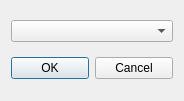
<?xml version="1.0" encoding="UTF-8"?>
<ui version="4.0">
 <class>ComPortSettingsDialog</class>
 <widget class="QDialog" name="ComPortSettingsDialog">
  <property name="geometry">
   <rect>
    <x>0</x>
    <y>0</y>
    <width>184</width>
    <height>101</height>
   </rect>
  </property>
  <property name="minimumSize">
   <size>
    <width>184</width>
    <height>101</height>
   </size>
  </property>
  <property name="maximumSize">
   <size>
    <width>184</width>
    <height>101</height>
   </size>
  </property>
  <property name="windowTitle">
   <string>Dialog</string>
  </property>
  <layout class="QGridLayout" name="gridLayout">
   <item row="1" column="0">
    <widget class="QDialogButtonBox" name="buttonBox">
     <property name="orientation">
      <enum>Qt::Horizontal</enum>
     </property>
     <property name="standardButtons">
      <set>QDialogButtonBox::Cancel|QDialogButtonBox::Ok</set>
     </property>
    </widget>
   </item>
   <item row="0" column="0">
    <widget class="QComboBox" name="comPortList"/>
   </item>
  </layout>
 </widget>
 <resources/>
 <connections>
  <connection>
   <sender>buttonBox</sender>
   <signal>accepted()</signal>
   <receiver>ComPortSettingsDialog</receiver>
   <slot>accept()</slot>
   <hints>
    <hint type="sourcelabel">
     <x>248</x>
     <y>254</y>
    </hint>
    <hint type="destinationlabel">
     <x>157</x>
     <y>274</y>
    </hint>
   </hints>
  </connection>
  <connection>
   <sender>buttonBox</sender>
   <signal>rejected()</signal>
   <receiver>ComPortSettingsDialog</receiver>
   <slot>reject()</slot>
   <hints>
    <hint type="sourcelabel">
     <x>316</x>
     <y>260</y>
    </hint>
    <hint type="destinationlabel">
     <x>286</x>
     <y>274</y>
    </hint>
   </hints>
  </connection>
 </connections>
</ui>
